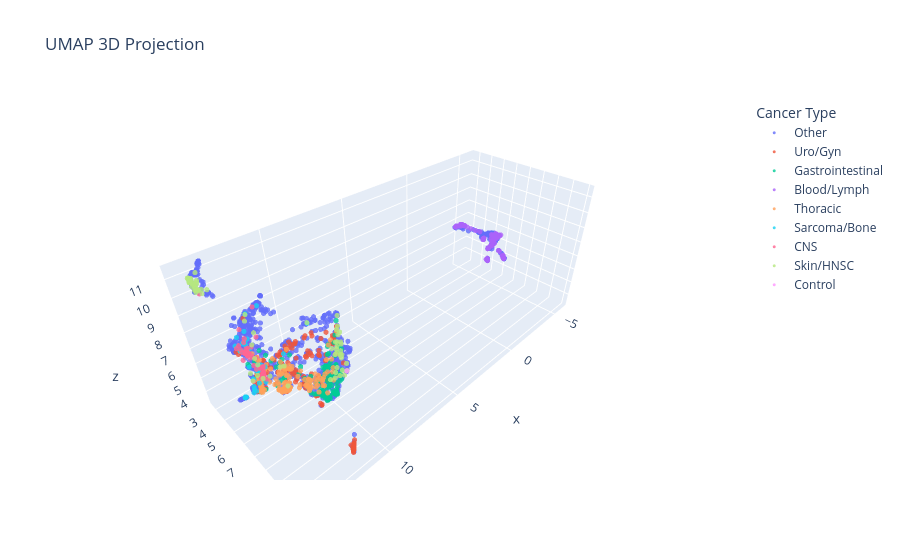

The code cell stored with this chart in its notebook:
### Code cell
fig = px.scatter_3d(
    x=embedding_3d[:, 0],
    y=embedding_3d[:, 1],
    z=embedding_3d[:, 2],
    color=ge_matched['META_CANCERTYPE'],
    title='UMAP 3D Projection',
    labels={'color': 'Cancer Type'},
    opacity=0.8
)
fig.update_traces(marker=dict(size=3))
fig.show()
